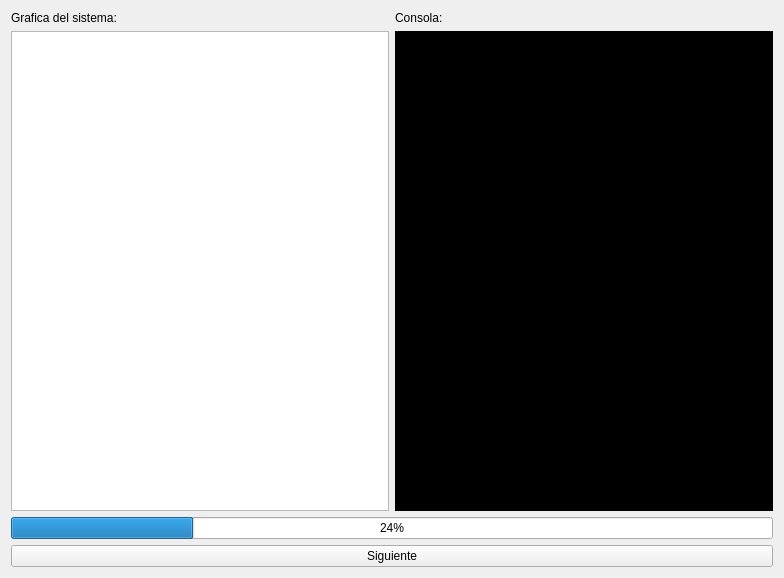
<?xml version="1.0" encoding="UTF-8"?>
<ui version="4.0">
 <class>Simulador</class>
 <widget class="QWidget" name="Simulador">
  <property name="geometry">
   <rect>
    <x>0</x>
    <y>0</y>
    <width>784</width>
    <height>578</height>
   </rect>
  </property>
  <property name="windowTitle">
   <string>Form</string>
  </property>
  <layout class="QGridLayout" name="gridLayout">
   <item row="1" column="0">
    <widget class="QGraphicsView" name="graphicsView"/>
   </item>
   <item row="1" column="1">
    <widget class="QTextEdit" name="textEdit">
     <property name="cursor" stdset="0">
      <cursorShape>IBeamCursor</cursorShape>
     </property>
     <property name="styleSheet">
      <string notr="true">background-color: rgb(0, 0, 0);
color: rgb(255, 255, 255);</string>
     </property>
    </widget>
   </item>
   <item row="2" column="0" colspan="2">
    <widget class="QProgressBar" name="progressBar">
     <property name="value">
      <number>24</number>
     </property>
    </widget>
   </item>
   <item row="3" column="0" colspan="2">
    <widget class="QPushButton" name="pushButton">
     <property name="text">
      <string>Siguiente</string>
     </property>
    </widget>
   </item>
   <item row="0" column="0">
    <widget class="QLabel" name="label">
     <property name="text">
      <string>Grafica del sistema:</string>
     </property>
    </widget>
   </item>
   <item row="0" column="1">
    <widget class="QLabel" name="label_2">
     <property name="text">
      <string>Consola:</string>
     </property>
    </widget>
   </item>
  </layout>
 </widget>
 <resources/>
 <connections/>
</ui>
